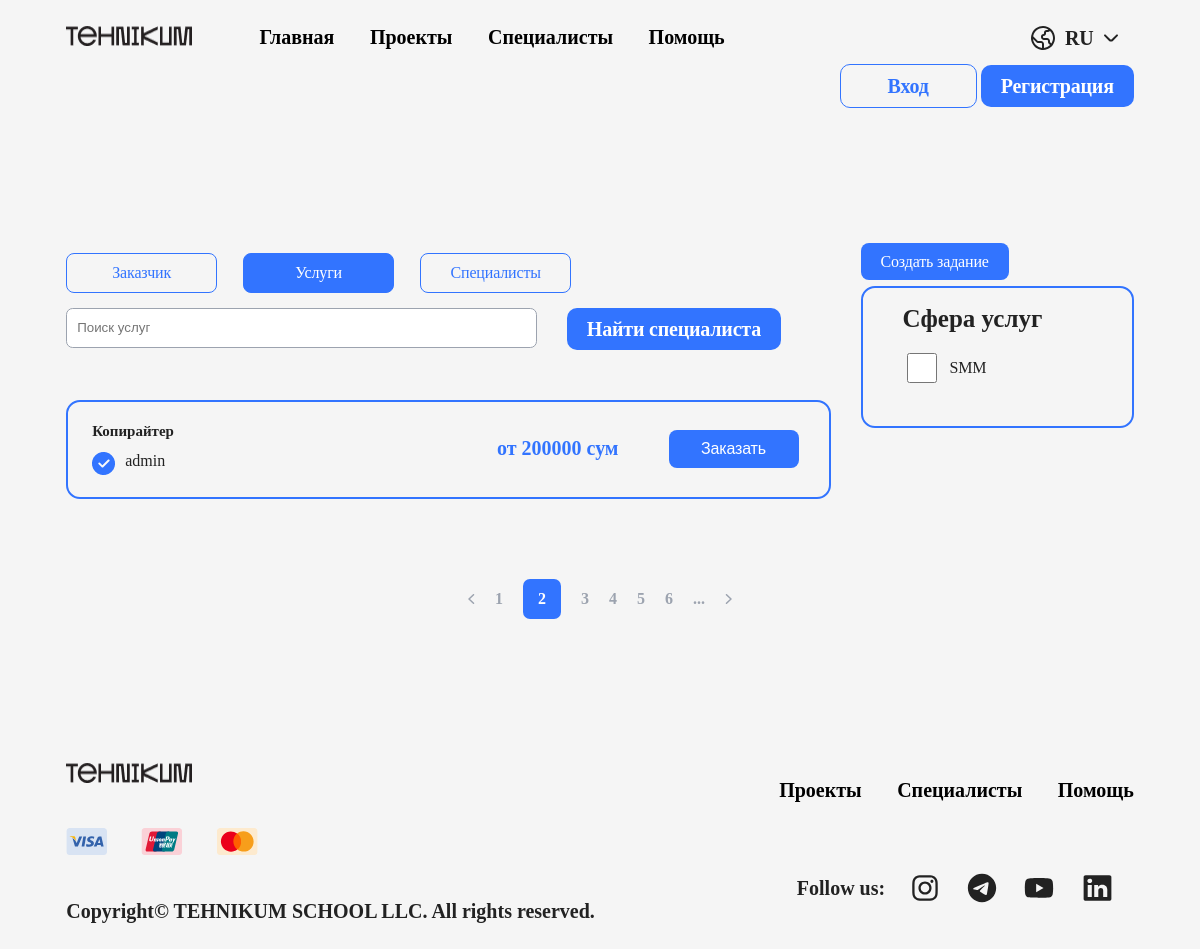
/services/, run on an earlier commit of the app's database.
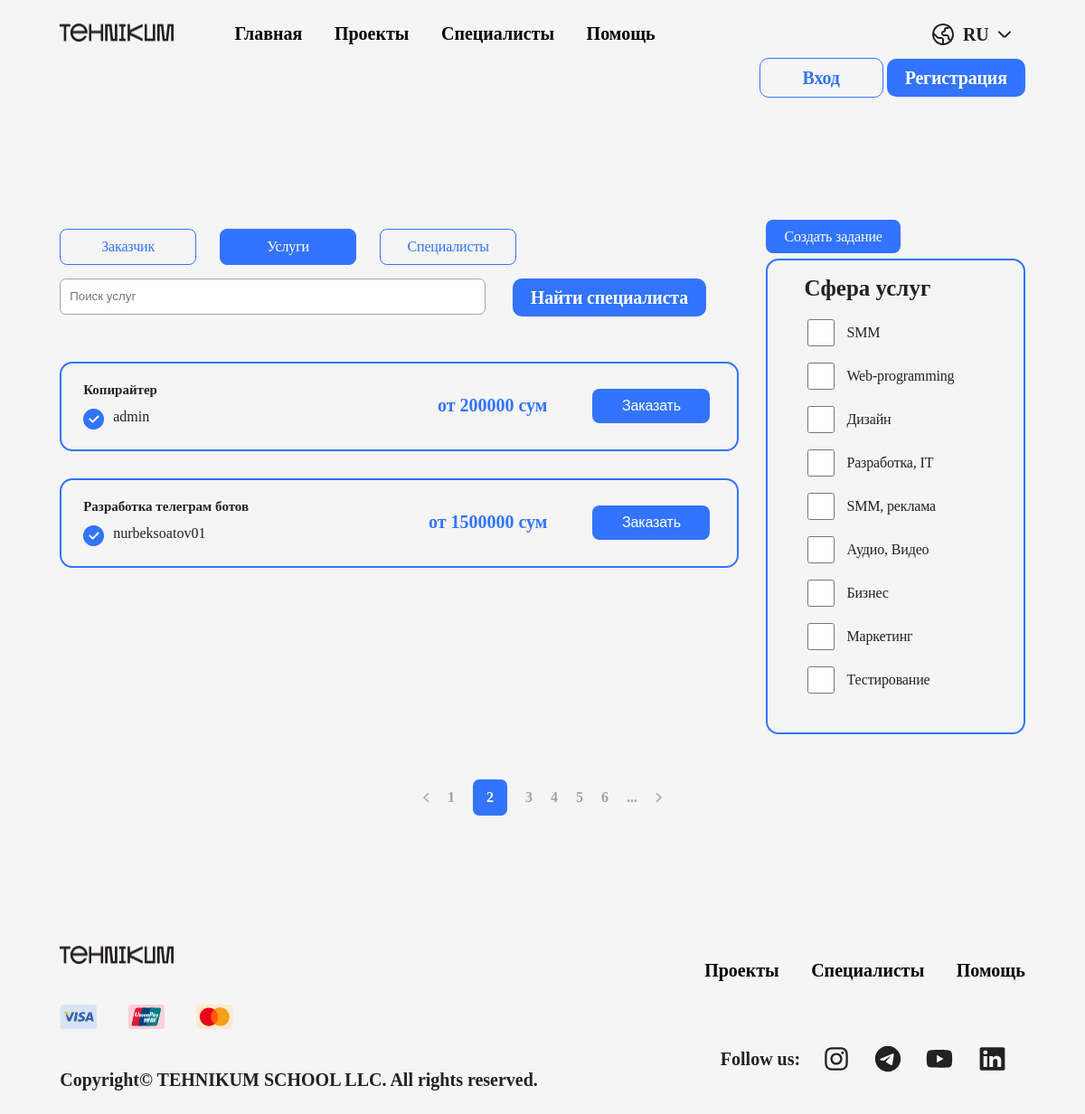
And on a later commit of the database.
### mainapp/models.py (models this page shows, shortened)
class Service(models.Model):
    service_type = models.ForeignKey(ServiceType, on_delete=models.CASCADE)
    owner = models.ForeignKey(CustomUser, on_delete=models.CASCADE)
    category = models.ForeignKey("mainapp.Category", verbose_name=(
        "category"), on_delete=models.CASCADE)
    minimal_price = models.DecimalField(max_digits=10, decimal_places=0)
    image1 = models.ImageField(
        'Image 1', upload_to=f'users/service_images', null=True, blank=True)
    image2 = models.ImageField(
        'Image 2', upload_to=f'users/service_images', null=True, blank=True)
    image3 = models.ImageField(
        'Image 3', upload_to=f'users/service_images', null=True, blank=True)
    created_at = models.DateTimeField(auto_now_add=True)
    edited_at = models.DateTimeField(auto_now=True)

class ServiceType(models.Model):
    name = models.CharField(max_length=255)
    def __str__(self):
        return self.name

class CustomUser(AbstractUser):
    user_type_id = models.ForeignKey(UserType, verbose_name=(
        "user_type"), on_delete=models.CASCADE, blank=True, null=True)
    date_of_birth = models.DateField(null=True, blank=True)
    phone_number1 = models.CharField(max_length=20, null=True, blank=True)
    phone_number2 = models.CharField(max_length=20, null=True, blank=True)
    image = models.ImageField(
        upload_to=f'users/profile_image', null=True, blank=True, default='')
    country = models.CharField(max_length=100, null=True, blank=True)
    city = models.CharField(max_length=100, null=True, blank=True)
    rating = models.DecimalField(
        max_digits=2, decimal_places=0, null=True, blank=True)
    about = models.TextField(null=True, blank=True)
    personal_info = models.TextField(null=True, blank=True)
    experience = models.ManyToManyField(Experience, blank=True, null=True)
    experience_years = models.IntegerField(null=True, blank=True)
    skills = models.ManyToManyField(
        Skills, verbose_name=("skills"), blank=True, null=True)
    specialization = models.CharField(
        ("specialization"), max_length=100, null=True, blank=True)
    minimal_price = models.DecimalField(
        max_digits=10, decimal_places=0, null=True, blank=True)
    languages = models.TextField(("languages"), blank=True, null=True)
    education = models.TextField(("education"), blank=True, null=True)
    awards = models.TextField(("awards"), blank=True, null=True)
    service_info = models.TextField(("service_info"), blank=True, null=True)
    service_image1 = models.ImageField(
        verbose_name='service_image1', upload_to=f'users/service_images', null=True, blank=True)
    service_image2 = models.ImageField(
        verbose_name='service_image1', upload_to=f'users/service_images', null=True, blank=True)
    service_image3 = models.ImageField(
        verbose_name='service_image1', upload_to=f'users/service_images', null=True, blank=True)
    service_image4 = models.ImageField(
        verbose_name='service_image1', upload_to=f'users/service_images', null=True, blank=True)
    service_image5 = models.ImageField(
        verbose_name='service_image1', upload_to=f'users/service_images', null=True, blank=True)
    def __str__(self):
        return self.username

class Category(models.Model):
    name = models.CharField(max_length=255)
    subtitle = models.CharField(("subtitle"), max_length=255)
    picture = models.ImageField(
        'picture', upload_to=f'users/service_images', null=True)
    class Meta:
        verbose_name = 'Category'
        verbose_name_plural = 'Categories'

### mainapp/views.py (the view)
# urls.py: path('services/', services_page, name='services'),
def services_page(request):
    services = Service.objects.all()
    paginator = Paginator(services, 10)
    page = request.GET.get('page')
    try:
        services = paginator.page(page)
    except PageNotAnInteger:
        services = paginator.page(1)
    if request.GET.get('query'):
        query = request.GET.get('query')
        services = Service.objects.filter(
            Q(category__name__icontains=query) | Q(owner__username__icontains=query) | Q(
                owner__first_name__icontains=query) | Q(service_type__name__icontains=query))
    categories = Category.objects.all()
    context = {
        'services': services,
        'categories': categories
    }
    return render(request, 'project__services.html', context)

### templates/project__services.html (shortened to what this page needs)
{% extends 'base.html' %}
{% load static %}
{% block content %}
<section class="twoBlocks__projects">
  <div class="leftBlock__projects">
    <div class="buttonsBlock__projects">
      <a class="primary" href="./project__orders.html">Заказчик</a>
      <a class="primary activeBtn" href="./project__services.html">Услуги</a>
      <a class="primary" href="./project__specialists.html">Специалисты</a>
    </div>
    <div class="inputBlock__projects">
      <div class="search">
        <input type="text" placeholder="Поиск услуг">
        <span class="secondary">Найти специалиста</span>
      </div>
    </div>
    <div class="ordersBlock__projects">
      {% for i in services %}
      <div class="orderAllBlock">
        <div class="orderBlock">
          <div class="left__orderBlock">
            <h5>{{i.service_type}}</h5>
            <div class="nameLogo__orderBlock">
              <div class="logo__orderBlock">
                <img src="{% static 'img/Vertical container (1).png' %}" alt="">
              </div>
              <div class="name__orderBlock">{{i.owner}}</div>
            </div>
          </div>
          <div class="right__orderBlock">
            <div class="moneyBtn__orderBlock">
              <div class="money__orderBlock">
                <span>от {{i.minimal_price}} сум</span>
              </div>
              <div class="btn__orderBlock">
                <input class="secondary" type="submit" value="Заказать">
              </div>
            </div>
          </div>
        </div>
      </div>
      {% endfor %}
    </div>
  </div>
  <div class="rightBlock__projects">
    <div class="btn__orderBlock">
      <a class="secondary" href="./add__t__task.html">Создать задание</a>
    </div>
    <div class="services">
      <h4>Сфера услуг</h4>
      <form action="" class="form__services">
        {% for i in categories %}
        <label for="">
          <input type="checkbox">
          {{i.name}}
        </label>
        {% endfor %}
      </form>
    </div>
  </div>
</section>
<div class="pageNumbers__projects">
  <a href="#"><img src="./img/Group 11.svg" alt=""></a>
  <a href="#">1</a>
  <a class="activeNumber__projects" href="#">2</a>
  <a href="#">3</a>
  <a href="#">4</a>
  <a href="#">5</a>
  <a href="#">6</a>
  <a href="#">...</a>
  <a href="#"><img src="./img/Group 16.svg" alt=""></a>
</div>
{% endblock content %}

### templates/base.html (shortened to what this page needs)
{% load static %}
<!DOCTYPE html>
<html lang="en">
	<head>
		<link rel="stylesheet" href="{% static 'css/style.css' %}" />
	</head>
	<body>
		<header>
			<div class="headerLeft">
				<img src="{% static 'img/logo.png' %}" alt="" />
				<div class="pages">
					<a href="{% url 'index' %}"><span>Главная</span></a>
					<a href="{% url 'projects' %}"><span>Проекты</span></a>
					<a href=""><span>Специалисты</span></a>
					<a href="#"><span>Помощь</span></a>
				</div>
			</div>
			<div class="headerRight">
				<div class="lang">
					<div class="langRu">
						<img src="{% static 'img/lang.svg' %}" alt="">
						<span>ru</span>
						<img src="{% static 'img/arrow.svg' %}" alt="">
					</div>
				</div>
			</div>
			{% if user.is_authenticated %}
			{{user.username}}
			<div class="headBtnOneAnother">
				<a href="#"><img src="{% static 'img/message.svg' %}" alt=""></a>
				<a href="#"><img src="{% static 'img/bulb.svg' %}" alt=""></a>
				<a class="userMenu" href="#"><img src="{% static 'img/user.svg' %}" alt=""></a>
				<div class="userMenuWindow none">
					<a href=""><span>Профиль</span></a>
					<a href=""><span>Мои Заказы</span></a>
					<a href=""><span>Личный кабинет</span></a>
					<a href=""><span>Мой кошелек</span></a>
					<a href=""><span>Настройки</span></a>
					<a href="{% url 'logout' %}"><span>Выйти</span></a>
				</div>
			</div>
			{% else %}
			<div class="headBtnOne">
				<a href="{% url 'login' %}"><span class="primary">Вход</span></a>
				<a href="{% url 'register' %}"><span class="secondary">Регистрация</span></a>
			</div>
			{% endif %}
		</header>
		{% block content %} {% endblock content %}
		<footer>
			<div class="w6One">
				<img class="footerLogo" src="{% static 'img/logo.png' %}" alt="">
				<div class="w6PayMe">
					<img src="{% static 'img/visa.svg' %}" alt="">
					<img src="{% static 'img/unionpay.svg' %}" alt="">
					<img src="{% static 'img/mastercard.svg' %}" alt="">
				</div>
				<span>Copyright© TEHNIKUM SCHOOL LLC. All rights reserved.</span>
			</div>
			<div class="w6Two">
				<div class="pages">
				  <a href="./project__orders.html"><span>Проекты</span></a>
				  <a href="./project__specialists.html"><span>Специалисты</span></a>
				  <a href="#"><span>Помощь</span></a>
				</div>
				<div class="w6CMM">
					<span>Follow us:</span>
					<img src="{% static 'img/instagram.svg' %}" alt="">
					<img src="{% static 'img/telegram.svg' %}" alt="">
					<img src="{% static 'img/youtube.svg' %}" alt="">
					<img src="{% static 'img/linkedin.svg' %}" alt="">
				</div>
			</div>
		</footer>
	</body>
</html>

What changed in the data, as far as the page shows it:
added Service: service_type "Разработка телеграм ботов", owner "nurbeksoatov01", minimal_price "1500000"
added Category: name "Web-programming"
added Category: name "Дизайн"
added Category: name "Разработка, IT"
added Category: name "SMM, реклама"
added Category: name "Аудио, Видео"
added Category: name "Бизнес"
added Category: name "Маркетинг"
added Category: name "Тестирование"
